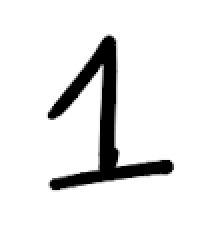
#> input picture data/1.png, 104 x 122 px (shown 2 times larger)
$ python preprocess_single_image.py 1.png out.png
#> lines starting #> are read from the running program, lines starting #| are printed output that depends on the picture
import sys
import numpy as np
from PIL import Image, ImageOps

MNIST_SIZE = 28
FIT_SIZE = 20  # scale digit to fit inside 20x20, then center in 28x28


def preprocess_image_to_vector(image_path: str) -> np.ndarray:
#> called with image_path = '1.png'
    img = Image.open(image_path).convert("L")
    arr = np.array(img, dtype=np.uint8)

    # If background is mostly white, invert so digit becomes bright on dark background
    if arr.mean() > 127:
        arr = 255 - arr
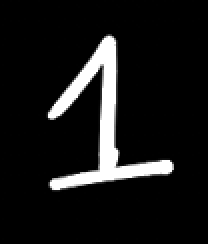
#> arr: shape (122, 104) (shown 2 times larger); min 0, max 255, mean 23.1

    # Find bounding box of nontrivial pixels
    ys, xs = np.where(arr > 30)
#> ys = 1325 values from 17 to 94; xs = 1325 values, max 86 at index 885, min 23 at index 610, mean 51.03
    if len(xs) == 0 or len(ys) == 0:
        raise ValueError("No visible digit found in the image.")

    x0, x1 = xs.min(), xs.max() + 1
#> x0 = 23; x1 = 87
    y0, y1 = ys.min(), ys.max() + 1
#> y0 = 17; y1 = 95
    cropped = arr[y0:y1, x0:x1]
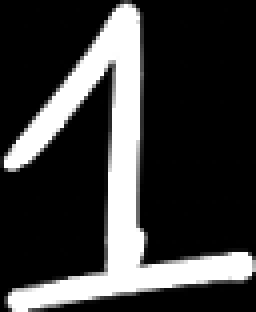
#> cropped: shape (78, 64) (shown 4 times larger); min 0, max 255, mean 58.7

    h, w = cropped.shape
#> h = 78; w = 64

    # Scale to fit inside FIT_SIZE x FIT_SIZE while preserving aspect ratio
    scale = min(FIT_SIZE / w, FIT_SIZE / h)
#> scale = 0.256
    new_w = max(1, round(w * scale))
#> new_w = 16
    new_h = max(1, round(h * scale))
#> new_h = 20

    cropped_img = Image.fromarray(cropped, mode="L")
    resized = cropped_img.resize((new_w, new_h), Image.Resampling.BILINEAR)
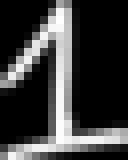
#> resized: PIL image 16x20 L (shown 8 times larger); min 0, max 255, mean 59.3

    # Place in center of 28x28 canvas
    canvas = Image.new("L", (MNIST_SIZE, MNIST_SIZE), color=0)
#> canvas: PIL image 28x28 L; every value is 0
    off_x = (MNIST_SIZE - new_w) // 2
#> off_x = 6
    off_y = (MNIST_SIZE - new_h) // 2
#> off_y = 4
    canvas.paste(resized, (off_x, off_y))
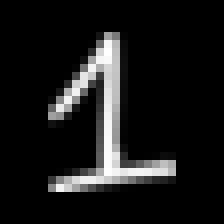
#> canvas: PIL image 28x28 L (shown 8 times larger); min 0, max 255, mean 24.2

    vec = np.array(canvas, dtype=np.float32) / 255.0
    return vec.reshape(-1)  # length 784


def main():
    if len(sys.argv) != 3:
        print("Usage: python3 preprocess_single_image.py <input_image> <output_vector.bin>")
        sys.exit(1)

    input_image = sys.argv[1]
    output_bin = sys.argv[2]

    vec = preprocess_image_to_vector(input_image)
#> vec = 784 values, max 1 at index 181, min 0 at index 0, mean 0.0949

    if vec.shape[0] != 784:
        raise ValueError(f"Expected 784 features, got {vec.shape[0]}")

    vec.astype(np.float32).tofile(output_bin)
    print(f"Saved {output_bin} with {vec.shape[0]} float32 values")
#| Saved out.png with 784 float32 values


if __name__ == "__main__":
    main()

$ run again, on data/9.png
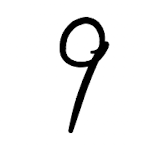
#> input picture data/9.png, 158 x 154 px
#> in preprocess_image_to_vector, `arr = 255 - arr`:
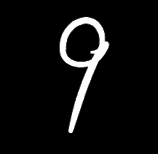
#> arr: shape (154, 158); min 0, max 255, mean 14.6
#> ys = 1596 values from 17 to 132; xs = 1596 values, max 109 at index 525, min 59 at index 454, mean 82.54
#> x0 = 59; x1 = 110
#> y0 = 17; y1 = 133
#> in preprocess_image_to_vector, `canvas.paste(resized, (off_x, off_y))`:
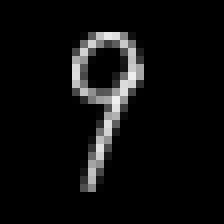
#> canvas: PIL image 28x28 L (shown 8 times larger); min 0, max 239, mean 14
#> in main, `vec = preprocess_image_to_vector(input_image)`: vec = 784 values, max 0.937 at index 350, min 0 at index 0, mean 0.0549
#| Saved out.png with 784 float32 values
